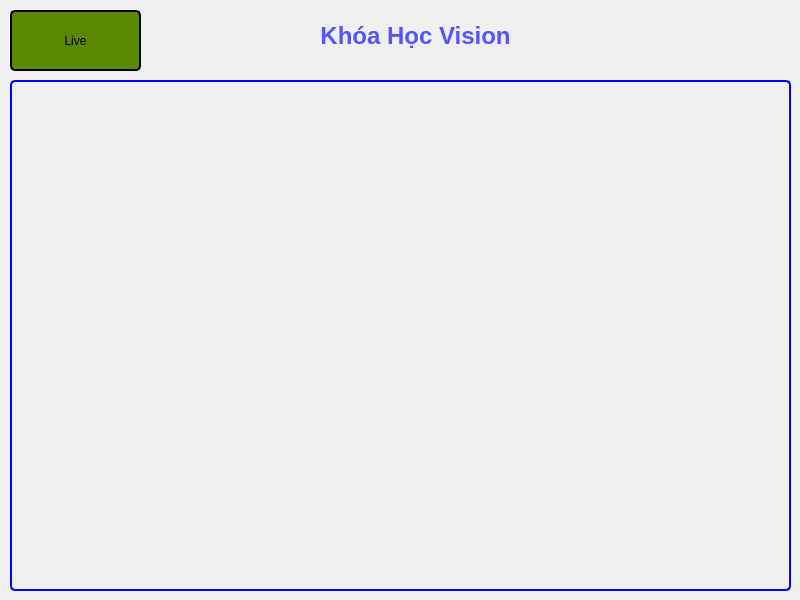
<?xml version="1.0" encoding="UTF-8"?>
<ui version="4.0">
 <class>Widget</class>
 <widget class="QWidget" name="Widget">
  <property name="geometry">
   <rect>
    <x>0</x>
    <y>0</y>
    <width>800</width>
    <height>600</height>
   </rect>
  </property>
  <property name="windowTitle">
   <string>Widget</string>
  </property>
  <widget class="QToolButton" name="btn_trigger">
   <property name="geometry">
    <rect>
     <x>10</x>
     <y>10</y>
     <width>131</width>
     <height>61</height>
    </rect>
   </property>
   <property name="styleSheet">
    <string notr="true">background-color: rgb(90, 135, 0);
font: 19pt &quot;Segoe UI&quot;;
border-width: 1px;
border: 2px solid #000000;
border-radius: 5px;
</string>
   </property>
   <property name="text">
    <string>Live</string>
   </property>
  </widget>
  <widget class="QLabel" name="lb_title">
   <property name="geometry">
    <rect>
     <x>310</x>
     <y>20</y>
     <width>211</width>
     <height>31</height>
    </rect>
   </property>
   <property name="font">
    <font>
     <pointsize>18</pointsize>
     <bold>true</bold>
    </font>
   </property>
   <property name="layoutDirection">
    <enum>Qt::LayoutDirection::LeftToRight</enum>
   </property>
   <property name="styleSheet">
    <string notr="true">color: rgb(85, 85, 255);</string>
   </property>
   <property name="text">
    <string>Khóa Học Vision</string>
   </property>
   <property name="alignment">
    <set>Qt::AlignmentFlag::AlignCenter</set>
   </property>
  </widget>
  <widget class="QLabel" name="lb_image">
   <property name="geometry">
    <rect>
     <x>10</x>
     <y>80</y>
     <width>781</width>
     <height>511</height>
    </rect>
   </property>
   <property name="styleSheet">
    <string notr="true">border: 2px solid blue;
border-radius: 5px;</string>
   </property>
   <property name="text">
    <string/>
   </property>
  </widget>
 </widget>
 <resources/>
 <connections/>
</ui>
